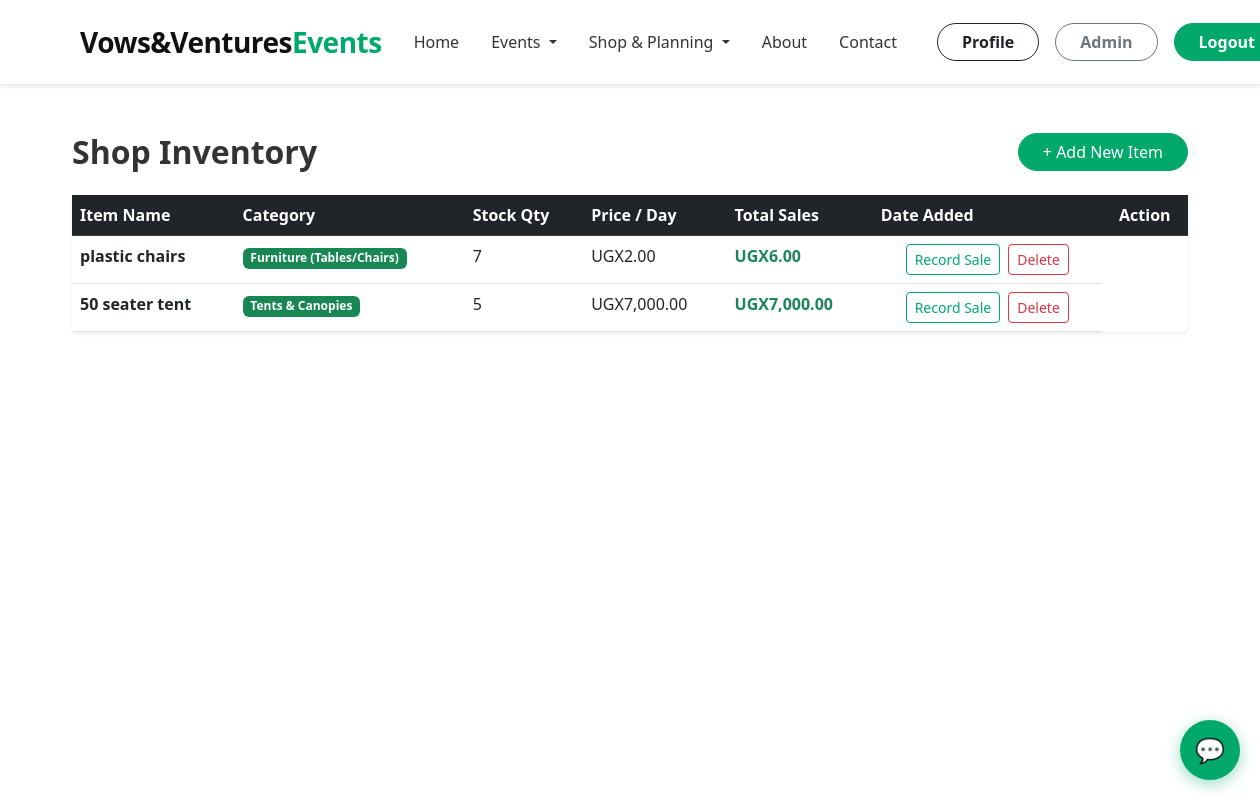
Screenshot of /inventory/ (signed in) with the database file from the repository.
### EventLaunch/models.py (models this page shows, shortened)
class InventoryItem(models.Model):
    CATEGORY_CHOICES = [
        ('furniture', 'Furniture (Tables/Chairs)'),
        ('tents', 'Tents & Canopies'),
        ('decor', 'Decor & Balloons'),
        ('audio', 'Audio & Lighting'),
        ('other', 'Other'),
    ]
    name = models.CharField(max_length=100)
    category = models.CharField(max_length=20, choices=CATEGORY_CHOICES, default='furniture')
    quantity = models.PositiveIntegerField(default=0, help_text="Number of items in stock")
    price_per_day = models.DecimalField(max_digits=8, decimal_places=2, help_text="Rental price per day")
    description = models.TextField(blank=True, null=True)
    added_at = models.DateTimeField(auto_now_add=True)
    @property
    def total_sales(self):
        sales = self.sales.all()
        total = sum(sale.quantity_sold * sale.price_at_sale for sale in sales)
        return total

class Sale(models.Model):
    item = models.ForeignKey(InventoryItem, on_delete=models.CASCADE, related_name='sales')
    quantity_sold = models.PositiveIntegerField(default=1)
    price_at_sale = models.DecimalField(max_digits=8, decimal_places=2, help_text="Price per unit at the time of sale")
    date_sold = models.DateTimeField(auto_now_add=True)

### EventLaunch/views.py (the view)
# urls.py: path('inventory/', views.inventory_list, name='inventory_list'),
@login_required
def inventory_list(request):
    items = InventoryItem.objects.all().order_by('category', 'name')
    return render(request, 'events/inventory.html', {'items': items})

### templates/events/inventory.html (shortened to what this page needs)
{% extends 'base.html' %}
{% load humanize %}
{% block content %}
<div class="container mt-5 mb-5">
    <div class="d-flex justify-content-between align-items-center mb-4">
        <h2 class="fw-bold mb-0">Shop Inventory</h2>
        <a href="{% url 'add_inventory_item' %}" class="btn btn-success rounded-pill px-4">+ Add New Item</a>
    </div>
    <div class="card shadow-sm border-0">
        <div class="card-body p-0">
            <table class="table table-hover mb-0">
                <thead class="table-dark">
                    <tr>
                        <th>Item Name</th>
                        <th>Category</th>
                        <th>Stock Qty</th>
                        <th>Price / Day</th>
                        <th>Total Sales</th>
                        <th>Date Added</th>
                        <th class="text-center">Action</th>
                    </tr>
                </thead>
                <tbody>
                    {% for item in items %}
    <tr>
        <td class="fw-bold">{{ item.name }}</td>
        <td><span class="badge bg-success">{{ item.get_category_display }}</span></td>
        <td class="{% if item.quantity < 5 %}text-danger fw-bold{% endif %}">
            {{ item.quantity }}
        </td>
        <td>UGX{{ item.price_per_day|intcomma }}</td>
        <td class="fw-bold text-success">UGX{{ item.total_sales|intcomma }}</td>
        <td class="text-center">
            <div class="d-flex justify-content-center gap-2">
                <a href="{% url 'record_sale' item.id %}" class="btn btn-sm btn-outline-success">Record Sale</a>
                <a href="{% url 'delete_inventory_item' item.id %}" class="btn btn-sm btn-outline-danger">Delete</a>
            </div>
        </td>
    </tr>
    {% empty %}
    <tr>
        <td colspan="7" class="text-center py-4 text-muted">No inventory items found. Add your first item!</td>
    </tr>
    {% endfor %}
                </tbody>
            </table>
        </div>
    </div>
</div>
{% endblock %}

### static/css/ralph.css (style rules this page uses)
body { background-color: #ffffff !important; color: #333333; font-family: 'Segoe UI', Tahoma, Geneva, Verdana, sans-serif; }
.btn-success { background-color: #00a86b !important; border-color: #00a86b !important; }
.btn-outline-success { color: #00a86b !important; border-color: #00a86b !important; }

### rows the page displays
InventoryItem: name "plastic chairs", category "Furniture (Tables/Chairs)", quantity "7", price_per_day "2.00", total_sales "6.00"
InventoryItem: name "50 seater tent", category "Tents & Canopies", quantity "5", price_per_day "7,000.00", total_sales "7,000.00"
